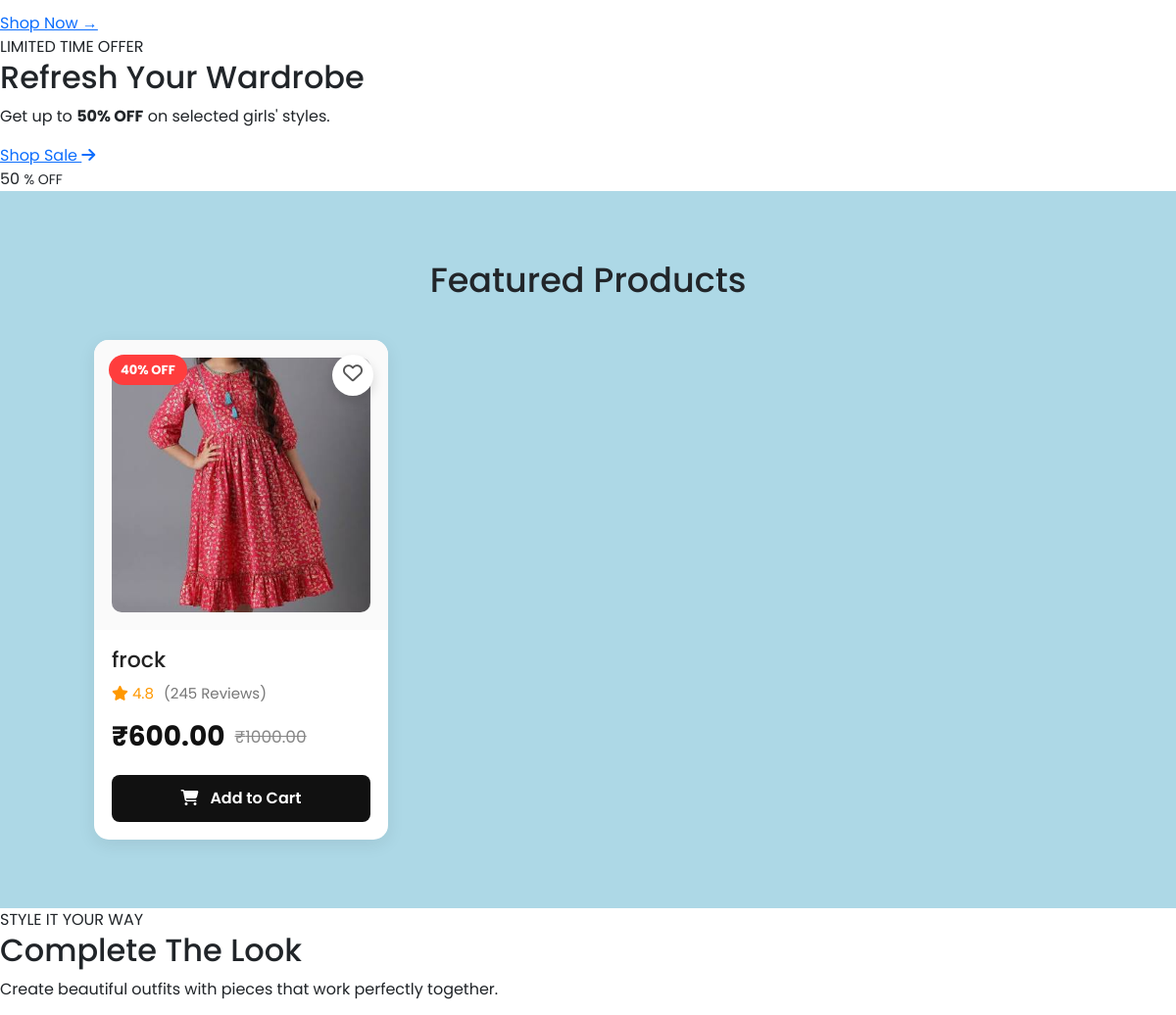
The app's page /girls (middle part), older data.
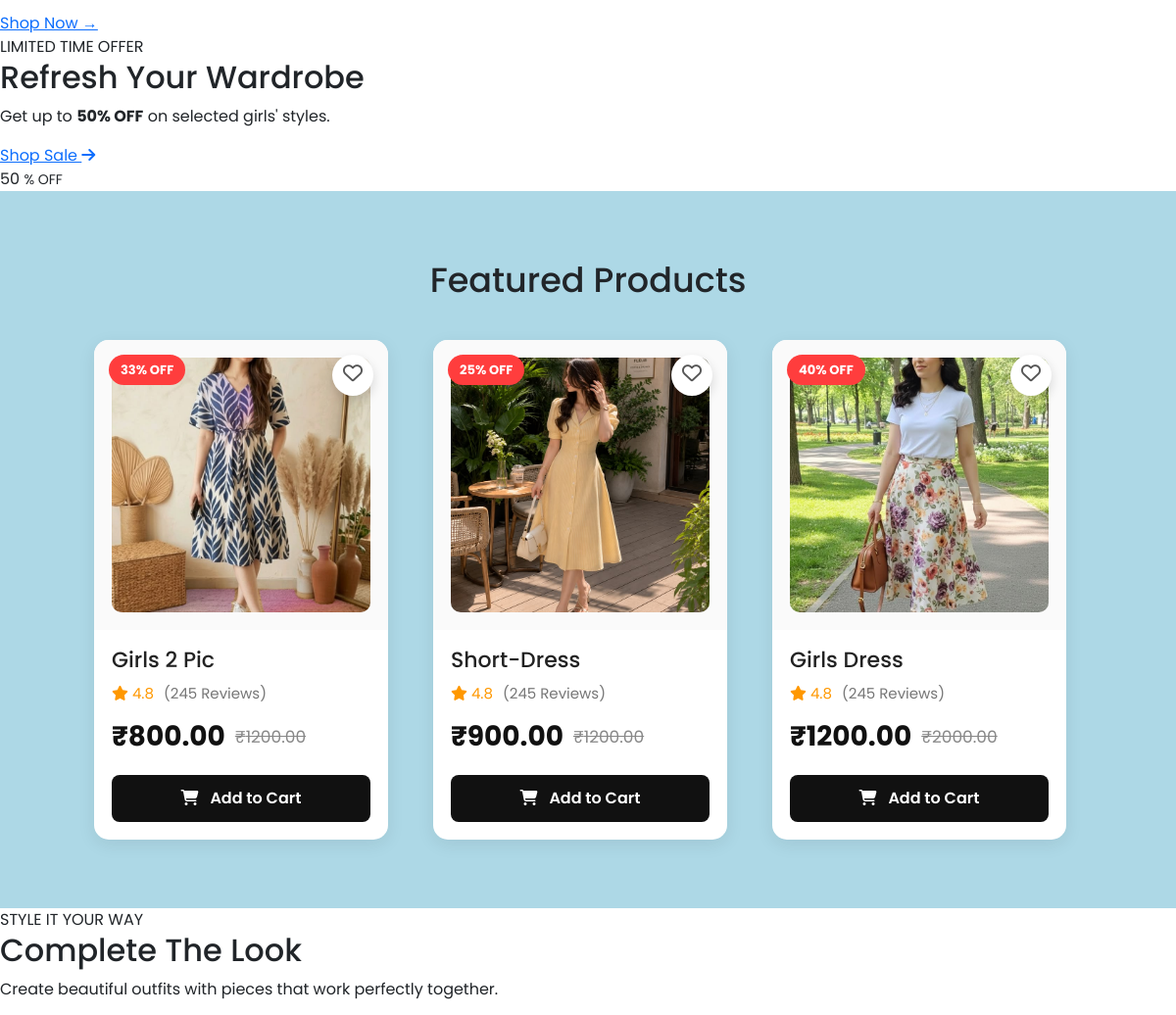
The same page, newer data.
### vendors/models.py (models this page shows, shortened)
class Product(models.Model):
    STOCK_STATUS = (
        ("In Stock", "In Stock"),
        ("Out of Stock", "Out of Stock"),
    )
    SIZE_CHOICES = (
        ("XS", "XS"),
        ("S", "S"),
        ("M", "M"),
        ("L", "L"),
        ("XL", "XL"),
        ("XXL", "XXL"),
    )
    COLOR_CHOICES = (
        ("Black", "Black"),
        ("White", "White"),
        ("Blue", "Blue"),
        ("Red", "Red"),
        ("Green", "Green"),
        ("Yellow", "Yellow"),
        ("Pink", "Pink"),
        ("Grey", "Grey"),
    )
    vendor = models.ForeignKey(
        Vendor,
        on_delete=models.CASCADE,
        related_name="products"
    )
    category = models.ForeignKey(
        Category,
        on_delete=models.CASCADE,
        related_name="products"
    )
    product_name = models.CharField(max_length=200)
    brand = models.CharField(max_length=100, blank=True)
    description = models.TextField()
    original_price = models.DecimalField(max_digits=10, decimal_places=2)
    selling_price = models.DecimalField(max_digits=10, decimal_places=2)
    quantity = models.PositiveIntegerField(default=1)
    stock_status = models.CharField(
        max_length=20,
        choices=STOCK_STATUS,
        default="In Stock"
    )
    size = models.CharField(
        max_length=10,
        choices=SIZE_CHOICES,
        blank=True,
        null=True
    )
    color = models.CharField(
        max_length=20,
        choices=COLOR_CHOICES,
        blank=True,
        null=True
    )
    product_image = models.ImageField(
        upload_to="products/",
        blank=True,
        null=True
    )
    is_featured = models.BooleanField(default=False)
    is_active = models.BooleanField(default=True)
    created_at = models.DateTimeField(auto_now_add=True)
    updated_at = models.DateTimeField(auto_now=True)
    def discount_percentage(self):
        if self.original_price > self.selling_price:
            return round(
                ((self.original_price - self.selling_price)
                 / self.original_price) * 100
            )
        return 0

### core/views.py (the view)
# urls.py: path('girls', views.girls, name='girls'),
def girls(request):
    products = Product.objects.filter(
        category__category_name="Girls",
        is_active=True
    )
    return render(request, "core/girls.html", {
        "products": products,
    })

### core/templates/core/girls.html (shortened to what this page needs)
{% extends 'base.html' %}
{% load static %}
{% block css %}
<link rel="stylesheet" href="{% static 'css/girls.css' %}">
{% endblock css %}
{% block content %}
<section class="girls-trending">
<div class="girls-trending-grid">
    <div class="girls-trend-card">
        <div class="girls-trend-info">
            <a href="#">Shop Now →</a>
        </div>
    </div>
</div>
</section>
<section class="girls-promo">
<div class="girls-promo-content">
    <span>LIMITED TIME OFFER</span>
    <h2>Refresh Your Wardrobe</h2>
    <p>
        Get up to <strong>50% OFF</strong> on selected girls' styles.
    </p>
    <a href="#">
        Shop Sale
        <i class="fa-solid fa-arrow-right"></i>
    </a>
</div>
<div class="girls-promo-decoration">
    <span>50</span>
    <small>% OFF</small>
</div>
</section>
<section class="index-products" id="men-products">
  <h2>Featured Products</h2>
  <div class="index-product-grid">
{% for p in products %}
<a href="{% url 'core:products_details' p.id  %}" style="text-decoration:none;">
  <div class="index-product-card">
    <span class="discount-badge">{{p.discount_percentage}}% OFF</span>
    <button class="wishlist-btn">
      <i class="fa-regular fa-heart"></i>
    </button>
    <div class="index-img">
      <img src="{{ p.product_image.url }}" alt="Women Kurti" />
    </div>
    <div class="product-info">
      <h3>{{p.product_name}}</h3>
      <div class="rating">
        <i class="fa-solid fa-star"></i>
        4.8
        <span>(245 Reviews)</span>
      </div>
      <div class="price-box">
        <span class="current-price">₹{{p.selling_price}}</span>
        <span class="old-price">₹{{p.original_price}}</span>
      </div>
      <button class="cart-btn">
        <i class="fa-solid fa-cart-shopping"></i>
        Add to Cart
      </button>
    </div>
  </div>
</a>
{% endfor %}
  </div>
</section>
<section class="girls-complete-look">
<div class="girls-section-heading">
    <span>STYLE IT YOUR WAY</span>
    <h2>Complete The Look</h2>
    <p>
        Create beautiful outfits with pieces that work perfectly together.
    </p>
</div>
</section>
{% endblock %}

Row changes from the older to the newer data that the page shows:
removed Product: discount_percentage "40", product_image (picture), product_name "frock", selling_price "600.00", original_price "1000.00"
added Product: discount_percentage "33", product_image (picture), product_name "Girls 2 Pic", selling_price "800.00", original_price "1200.00"
added Product: discount_percentage "25", product_image (picture), product_name "Short-Dress", selling_price "900.00", original_price "1200.00"
added Product: discount_percentage "40", product_image (picture), product_name "Girls Dress", selling_price "1200.00", original_price "2000.00"
